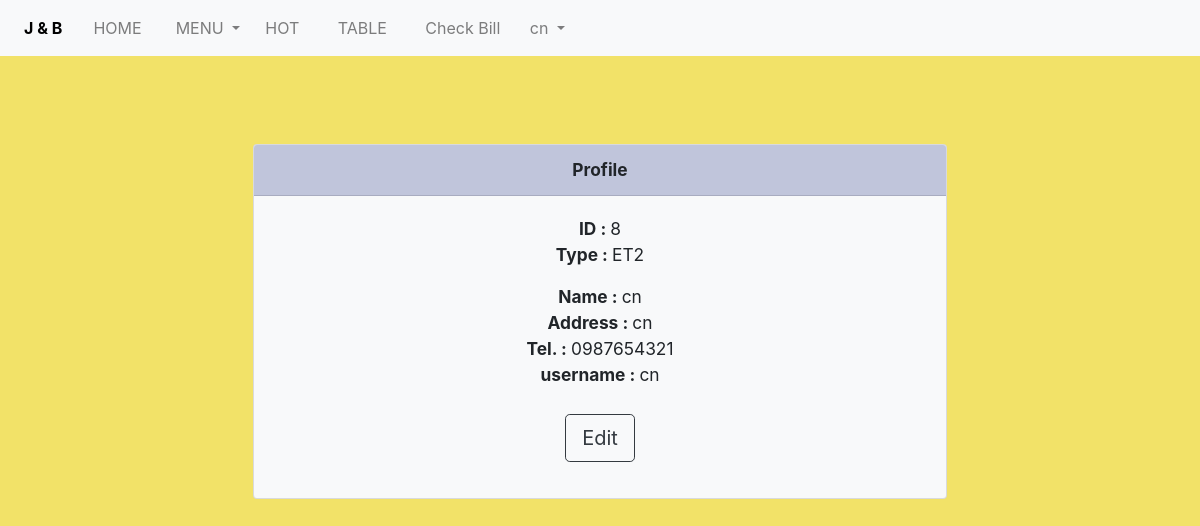
Screenshot of /prof.php (signed in) with the database file from the repository.
### tables this page shows
CREATE TABLE `employee` (
  `EmpID` int(3) NOT NULL,
  `TypeID` varchar(3) NOT NULL,
  `EmpName` varchar(50) DEFAULT NULL,
  `EmpAddress` varchar(50) DEFAULT NULL,
  `EmpTel` varchar(10) DEFAULT NULL,
  `username` varchar(20) DEFAULT NULL,
  `password` varchar(130) DEFAULT NULL
);

### prof.php (the view, shortened to what this page needs)
<?php
    include 'headerr.php';
    echo "<br><br><br>";
    include 'connect.php';
    $sql='SELECT * FROM employee WHERE EmpID="'.$_SESSION["empID"].'" ';
    $query = $connect->query($sql);
    $pro=$query->fetch_assoc();
?>
<br><br><br>
<center>
<div class="card mb-3 bg-light" style="max-width: 40em; font-size:13pt;">
  <div class="card-header" style="background-color:#c0c5db">
  <b>Profile</b>
  </div>
  <div class="card-body">
    <p class="card-text">
    <b>ID : </b><?=$pro["EmpID"];?><br>
    <b>Type : </b><?=$pro['TypeID'];?>
    <br>
        <form action="editpro.php" method="post">
            <b>Name : </b><?=$pro['EmpName'];?><br>
            <b>Address : </b><?=$pro['EmpAddress'];?><br>
            <b>Tel. : </b><?=$pro['EmpTel'];?><br>
            <b>username : </b><?=$pro['username'];?><br><br>
            <button type="submit" class="btn btn-outline-dark btn-lg">Edit</button>
        </form>
    </p>
  </div>
</div>
<br>
</center>
<br><br>
<?php include "footer.php";
?>

### head.css (style rules this page uses)
html, body { text-align: center; }

### rows the page displays
employee: EmpID "8", TypeID "ET2", EmpName "cn", EmpAddress "cn", EmpTel "0987654321", username "cn"

### other values shown
$_SESSION['username'] "cn"
